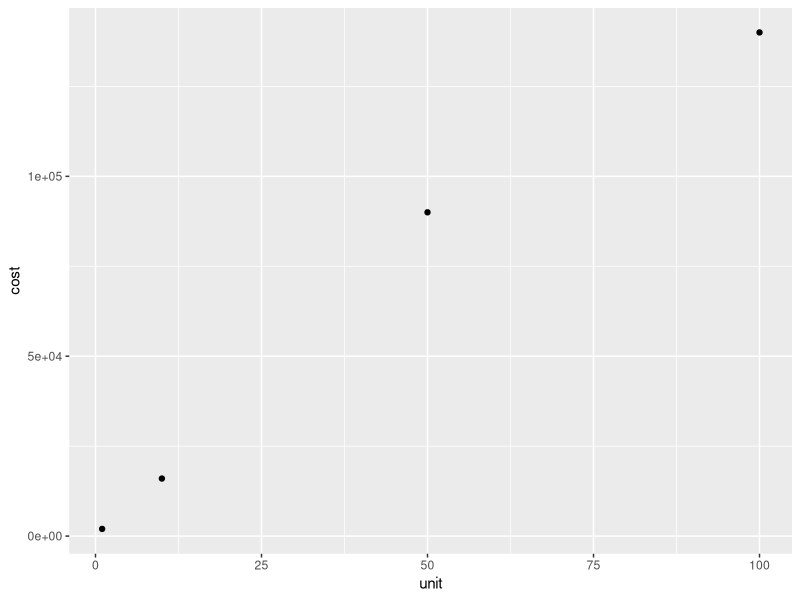
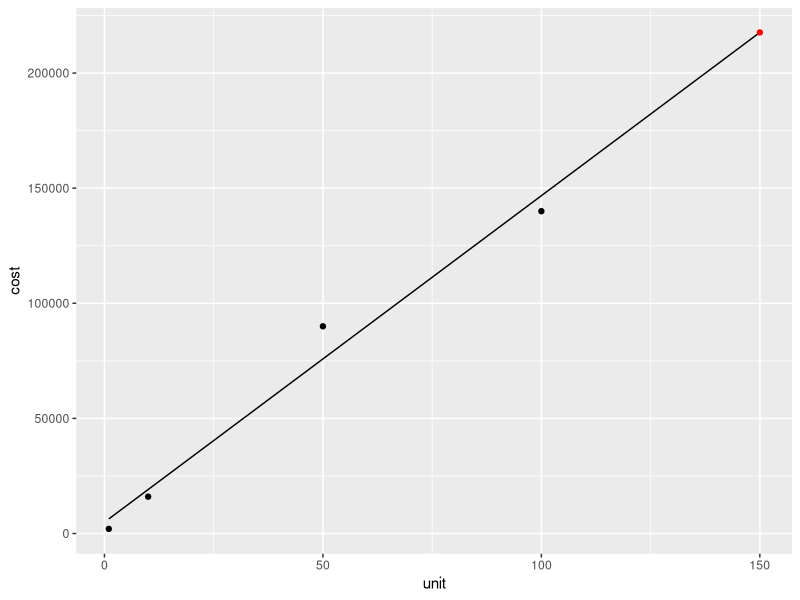
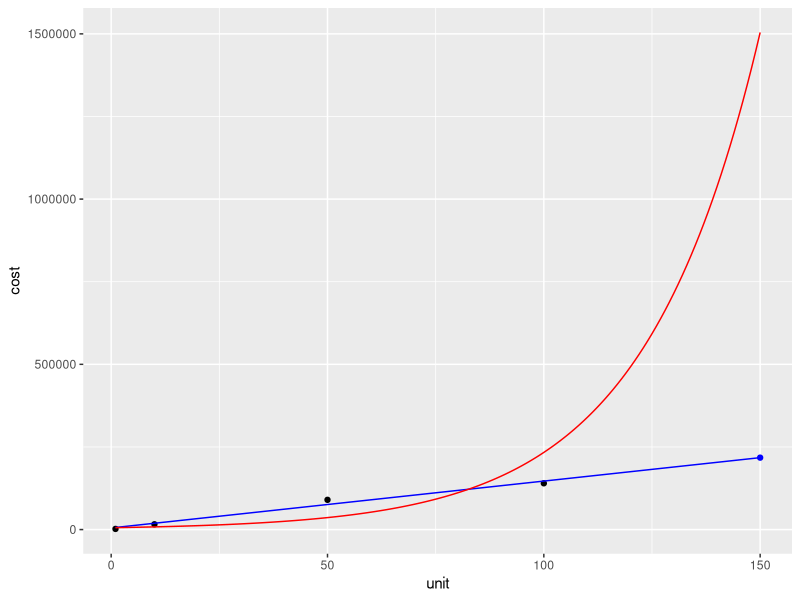

These figures' R source, in order:
# Script: 09_architecting_cost_function_examples.R
# Original: example_cost_functions.R
# Topic: Cost function modeling examples
# Section: Architecting Systems
# Developed by: Timothy Fraser, PhD
# example_cost_functions.R

# Script to demonstrate how to make a cost function.

# Setup #####################################################
library(dplyr)
library(ggplot2)


# Estimating Cost Functions #################################

# smartboards
data = tribble(
  ~unit, ~cost,
  1,     2000,
  10,    16000,
  50,    90000,
  100,   140000,
)

# NY 
# 3 schools per town * 10 town * 1 county * 50 smartboards
# 150

ggplot() +
  geom_point(data = data, mapping = aes(x = unit, y = cost))

# Estimate a linear model of cost
m = data %>% lm(formula = cost ~ unit)
# Cost = $4,920 + $1,418 * unit

# Equivalently stated as a function:
get_cost = function(unit){ 4920 + 1418 * unit }

# Calculate it
data2 = tibble(
  unit = 150,
  # pred = get_cost(unit), # this is equivalent
  pred = predict(m, newdata = tibble(unit))
)




# Projecting Cost ###################################

# Using the same logic, we can project predicted cost
# over a long range of time

data3 = tibble(
  unit = 1:150,
  pred = predict(m, newdata = tibble(unit))
)

data3

# Let's visualize them
ggplot() +
  geom_point(data = data, mapping = aes(x = unit, y = cost)) +
  geom_line(data = data3, mapping = aes(x = unit, y = pred)) +
  geom_point(data = data2, mapping = aes(x = unit, y = pred), color = "red")


# Logged Predictions ###############################

# A lot of the time, we need to take the log of cost,
# because cost is a naturally right-skewed variable

# By default, 
# log = natural log
# log(x, 10)

m2 = data %>% lm(formula = log(cost) ~ unit)
m2


# ln(cost) = 8.63484 ln$ + 0.03726 ln$ * unit 
data4 = tibble(
  unit = 1:150,
  pred = predict(m2, newdata = tibble(unit))
) %>%
  # remember to exponentiate the prediction!
  mutate(pred = exp(pred))

# And visualize
ggplot() +
  geom_point(data = data, mapping = aes(x = unit, y = cost)) +
  geom_line(data = data3, mapping = aes(x = unit, y = pred), color = "blue") +
  geom_line(data = data4, mapping = aes(x = unit, y = pred), color = "red") +
  geom_point(data = data2, mapping = aes(x = unit, y = pred), color = "blue")

# Cleanup
rm(list = ls())
